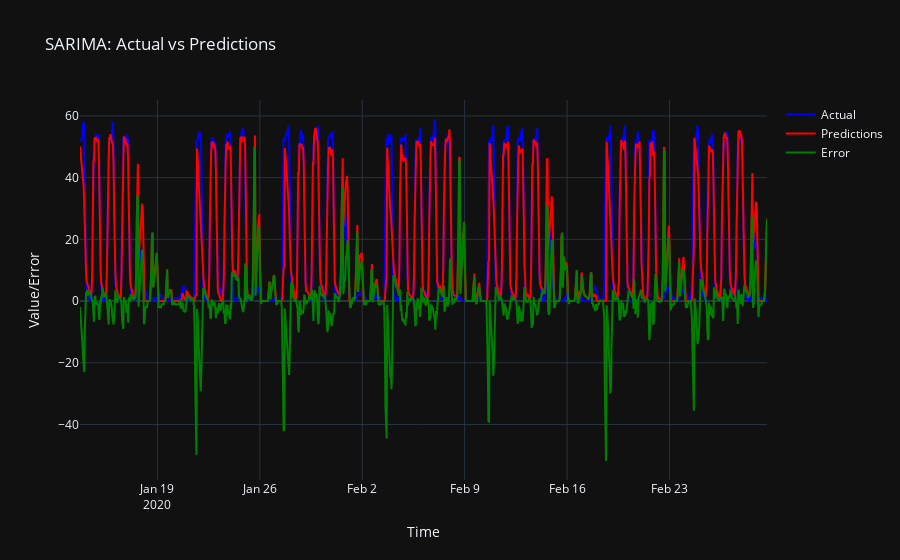
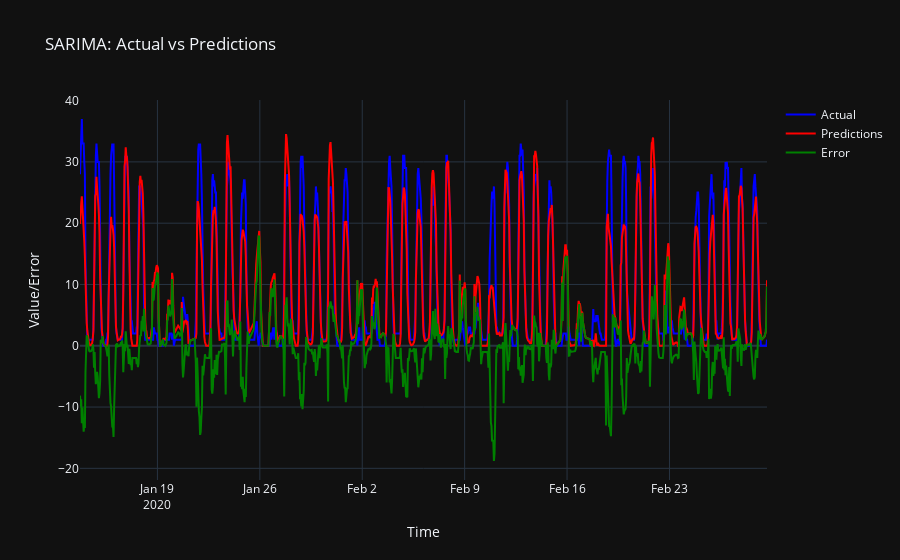

The code cell stored with these charts, in order, in its notebook:
### Markdown cell above
# SARIMA Model Analysis

In the following section, the SARIMA model plots are generated to visualize the stationarity and model fit. The choice of model parameters is based on statistical tests and autocorrelation patterns:

## Differencing Parameters ($d$, $D$):

The stationarity of the data was assessed using the ADF and KPSS tests. While the series was already stationary ($d = 0$), better forecasting results were achieved with seasonal differencing ($D = 1$), likely due to residual seasonality in the data.

## Autoregressive ($p$, $P$) and Moving Average ($q$, $Q$) Orders:

- The PACF plot shows a strong drop after Lag 1, suggesting a first-order autoregressive component ($P = 1$).
- The ACF plot exhibits slow decay with significant peaks at seasonal lags, indicating a seasonal moving average term ($Q = 1$).

Upon further examination of the ACF and PACF plots:

- The PACF suggests that the optimal value for $p$ lies between 2 and 3, as the partial autocorrelations drop significantly after these lags.
- The ACF indicates that $q$ could be 1 or 2, as the autocorrelations decay slowly and show significant peaks at lags 1 and 2.

Thus, the best values for $p$ and $q$ were found to be $p = 3$ and $q = 1$ based on cross-validation results.

## Seasonal Period ($s$):

Since the time series exhibits strong seasonal patterns on a 24-hour cycle (e.g., daily seasonality), a seasonal period of $s = 24$ hours is used to model daily fluctuations.

With these parameter choices, the SARIMA model aims to capture both short-term dependencies and long-term seasonal fluctuations, optimizing prediction accuracy for a 24-hour forecasting horizon.

### Code cell
# Cross-Validation for 'activeSessions_site_1' with SARIMA
print("Cross-Validation for activeSessions_site_1:")
actual, predictions =cross_validate_sarima((3, 0, 1, 1, 1, 1, 24), test_data, 'activeSessions_site_1',exog_columns, window_size=168, forecast_horizon=24)
mse = np.mean((actual - predictions) ** 2)
print(f"MSE for SARIMA: {mse}")
# Cross-Validation for 'activeSessions_site_2' with SARIMA
print("Cross-Validation for activeSessions_site_2:")
actual, predictions =cross_validate_sarima((3, 0, 1, 1, 1, 1, 24), test_data, 'activeSessions_site_2',exog_columns, window_size=168, forecast_horizon=24)
mse = np.mean((actual - predictions) ** 2)
print(f"MSE for SARIMA: {mse}")

### Figure 1 — Plotly figure (JSON) as saved in the notebook; plotly's stock layout.template omitted (floating-point values rounded to 4 significant figures; data arrays with more than 128 entries replaced by an {"elided": "..."} marker saying what was removed)
{"data": [{"line": {"color": "blue"}, "mode": "lines", "name": "Actual", "x": {"elided": "1128 str values"}, "y": {"elided": "1128 int values"}, "type": "scatter"}, {"line": {"color": "red"}, "mode": "lines", "name": "Predictions", "x": {"elided": "1128 str values"}, "y": {"elided": "1128 float values"}, "type": "scatter"}, {"line": {"color": "green"}, "mode": "lines", "name": "Error", "x": {"elided": "1128 str values"}, "y": {"elided": "1128 float values"}, "type": "scatter"}], "layout": {"title": {"text": "SARIMA: Actual vs Predictions"}, "xaxis": {"title": {"text": "Time"}}, "yaxis": {"title": {"text": "Value/Error"}}}}

### Figure 2 — Plotly figure (JSON) as saved in the notebook; plotly's stock layout.template omitted (floating-point values rounded to 4 significant figures; data arrays with more than 128 entries replaced by an {"elided": "..."} marker saying what was removed)
{"data": [{"line": {"color": "blue"}, "mode": "lines", "name": "Actual", "x": {"elided": "1128 str values"}, "y": {"elided": "1128 int values"}, "type": "scatter"}, {"line": {"color": "red"}, "mode": "lines", "name": "Predictions", "x": {"elided": "1128 str values"}, "y": {"elided": "1128 float values"}, "type": "scatter"}, {"line": {"color": "green"}, "mode": "lines", "name": "Error", "x": {"elided": "1128 str values"}, "y": {"elided": "1128 float values"}, "type": "scatter"}], "layout": {"title": {"text": "SARIMA: Actual vs Predictions"}, "xaxis": {"title": {"text": "Time"}}, "yaxis": {"title": {"text": "Value/Error"}}}}
